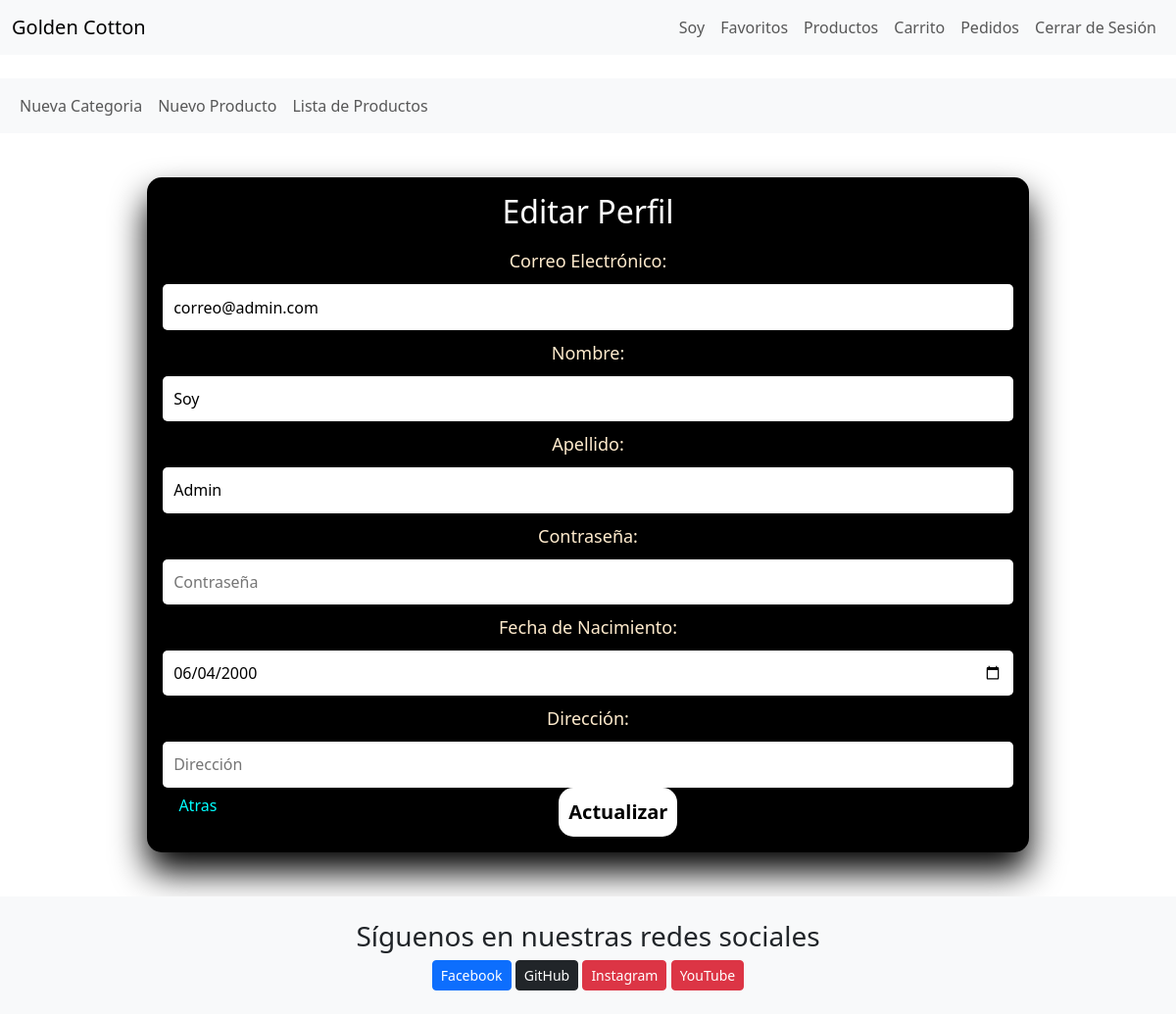
/PHP/editarPerfil.php?id=correo@admin.com (signed in), run on the app's committed database.
### tables this page shows
CREATE TABLE IF NOT EXISTS USUARIO(
    DNI VARCHAR(255) PRIMARY KEY,
    Email VARCHAR(255) NOT NULL,
    Nombre VARCHAR(255) NOT NULL,
    Apellido VARCHAR(255) NOT NULL,
    Clave VARCHAR(255) NOT NULL,
    Fecha_naci DATE NOT NULL,
    Es_Admin BOOLEAN DEFAULT 0,
    Direccion VARCHAR(255) NOT NULL
);

### PHP/editarPerfil.php (the view, shortened to what this page needs)
<?php
include 'conexionBD.php';
$correo = $_GET['id'];
$sql = mysqli_query($conexion, "SELECT DNI, Email, Nombre, Apellido, Fecha_naci, Direccion FROM USUARIO WHERE Email = '$correo'");
$resultado = mysqli_num_rows($sql);
if ($resultado == 0) {
    header('Location: perfil.php');
    exit();
} else {
    $datos = mysqli_fetch_array($sql);
    $Email = $datos['Email'];
    $Nombre = $datos['Nombre'];
    $Apellido = $datos['Apellido'];
    $Fecha_naci = $datos['Fecha_naci'];
    $Direccion = $datos['Direccion'];
}
?>
<!DOCTYPE html>
<html lang="es">
<?php include "header.php";?>
<body>
<?php include "nav1.php"; ?>
<?php include "nav2.php"; ?>
<div class="contenedor">
    <form action="guardarEditarUsuario.php" method="POST">
        <h2>Editar Perfil</h2>
        <label for="correo">Correo Electrónico: </label>
        <input type="email" placeholder="Correo Electronico" name="email" value="<?php echo $Email; ?>">
        <label for="nombre">Nombre: </label>
        <input type="text" placeholder="Nombre" name="nombre" value="<?php echo $Nombre; ?>">
        <label for="apellido">Apellido: </label>
        <input type="text" placeholder="Apellido" name="apellido" value="<?php echo $Apellido; ?>">
        <label for="apellido">Contraseña: </label>
        <input type="text" placeholder="Contraseña" name="clave">
        <label for="Fecha_naci">Fecha de Nacimiento: </label>
        <input type="date" name="fecha" value="<?php echo $Fecha_naci; ?>">
        <label for="direccion">Dirección: </label>
        <input type="text" placeholder="Dirección" name="direccion" value="<?php echo $Direccion; ?>">
        <button type="submit" class="button">Actualizar</button>
        <a class="a" href="perfil.php">Atras</a>
    </form>
</div>
<?php include "footer.php"; ?>
</body>
</html>

### CSS/style.css (style rules this page uses)
.contenedor { width: 75%; padding: 1rem 1rem; margin: 45px auto; color: white; background-color: black; border-radius: 15px; text-align: center; box-shadow: 0 20px 35px black; }
form input { width: 100%; outline: none; padding: .7rem; background-color: white; border: none; border-radius: 5px; }
label { color: blanchedalmond; font-size: 18px; padding: 10px; font-weight: 300; }
input { display: block; border: 2px solid black; width: 100%; border-radius: 10px; }
.button { font-size: 20px; font-weight: bold; text-decoration: none; padding: 10px; border-radius: 15px; outline: none; border: none; background-color: white; color: black; cursor: pointer; }
.a { float: left; margin-left: 10px; padding: .4rem; text-decoration: none; color: cyan; }

### data on the page
usuario: email "correo@admin.com", nombre "Soy", apellido "Admin", fecha "06/04/2000"

### other printed values
$_SESSION['Nombre'] "Soy"
